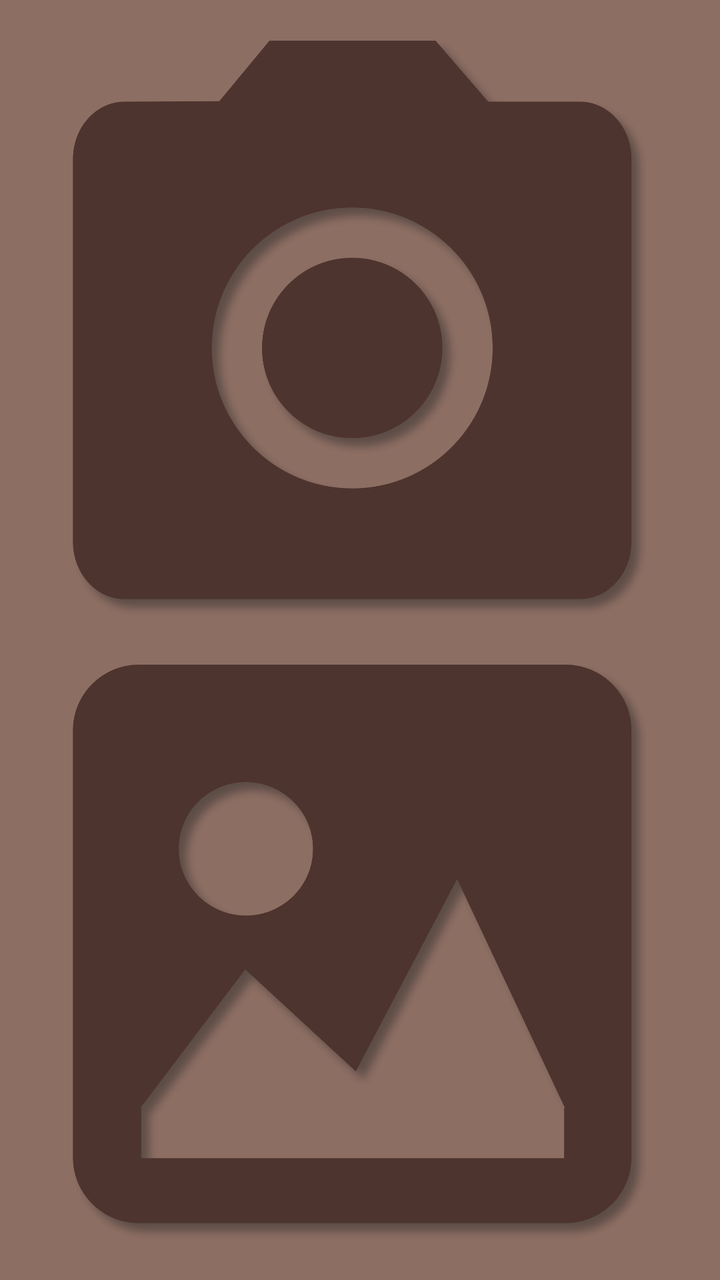
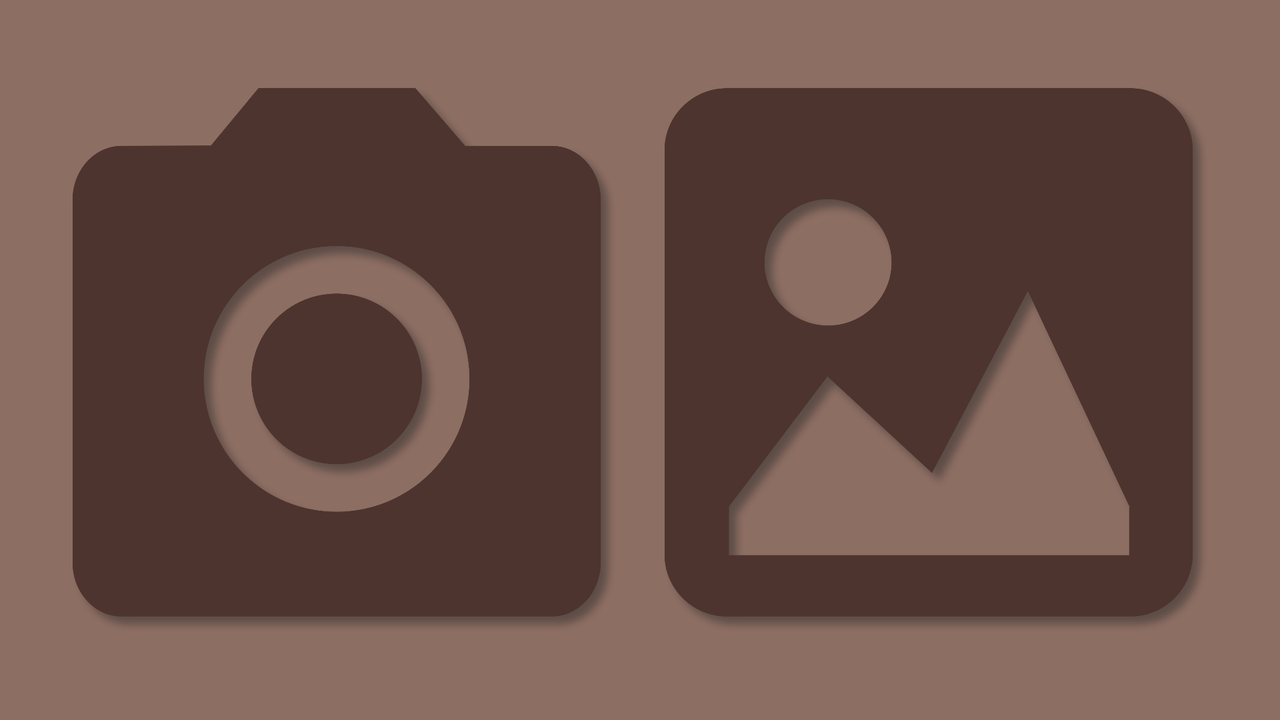

First picture: res/layout/ on a phone held upright. Second picture: the repository's own variant of that layout, on a device whose configuration matches the variant's folder. Source for both follows.
<!-- AndroidManifest.xml: application theme AppTheme -->
<!-- res/layout/fragment_main.xml -->
<?xml version="1.0" encoding="utf-8"?>
<LinearLayout xmlns:android="http://schemas.android.com/apk/res/android"
	android:layout_width="match_parent"
	android:layout_height="match_parent"
	android:padding="@dimen/modest"
	android:orientation="vertical">

	<ImageButton
		android:id="@+id/fragment_main_button_camera"
		android:layout_width="wrap_content"
		android:layout_height="0dp"
		android:layout_marginBottom="@dimen/modest"
		android:layout_weight="1"
		android:background="@android:color/transparent"
		android:scaleType="centerInside"
		android:src="@drawable/background_camera_button"
		android:text="@string/camera" />

	<ImageButton
		android:id="@+id/fragment_main_button_gallery"
		android:layout_width="wrap_content"
		android:layout_height="0dp"
		android:layout_weight="1"
		android:background="@android:color/transparent"
		android:scaleType="centerInside"
		android:src="@drawable/background_gallery_button"
		android:text="@string/gallery" />
</LinearLayout>
<!-- resources referenced by this layout -->
<resources>
  <dimen name="modest">16dp</dimen>
  <!-- drawable background_camera_button (drawable) -->
  <?xml version="1.0" encoding="utf-8"?>
  <selector xmlns:android="http://schemas.android.com/apk/res/android">
  	<item android:state_enabled="false" android:drawable="@drawable/camera_disabled" />
  	<item android:state_pressed="true" android:drawable="@drawable/camera_pressed" />
  	<item android:drawable="@drawable/camera_normal" />
  </selector>
  <!-- drawable background_gallery_button (drawable) -->
  <?xml version="1.0" encoding="utf-8"?>
  <selector xmlns:android="http://schemas.android.com/apk/res/android">
  	<item android:state_enabled="false" android:drawable="@drawable/gallery_disabled" />
  	<item android:state_pressed="true" android:drawable="@drawable/gallery_pressed" />
  	<item android:drawable="@drawable/gallery_normal" />
  </selector>
  <string name="camera">Camera</string>
  <string name="gallery">Gallery</string>
  <style name="AppTheme" parent="Theme.AppCompat.Light.NoActionBar">
  		
  		<item name="colorPrimary">@color/colorPrimary</item>
  		<item name="colorPrimaryDark">@color/colorPrimaryDark</item>
  		<item name="colorAccent">@color/colorAccent</item>
  
  		<item name="android:colorBackground">@color/colorPrimary</item>
  		<item name="android:windowBackground">@color/colorPrimary</item>
  		<item name="android:alertDialogTheme">@style/DialogStyle</item>
  
  		<item name="android:textColorPrimary">@color/textColorPrimary</item>
  		<item name="android:textColorSecondary">@color/textColorSecondary</item>
  		<item name="android:textColorTertiary">@color/colorAccent</item>
  
  		<item name="android:buttonStyle">@style/ButtonStyle</item>
  	</style>
  <!-- drawable camera_disabled: png bitmap (drawable-xxxhdpi, 109068 bytes) -->
  <!-- drawable camera_pressed: png bitmap (drawable-xxxhdpi, 377739 bytes) -->
  <!-- drawable camera_normal: png bitmap (drawable-xxxhdpi, 367737 bytes) -->
  <!-- drawable gallery_disabled: png bitmap (drawable-xxxhdpi, 101467 bytes) -->
  <!-- drawable gallery_pressed: png bitmap (drawable-xxxhdpi, 371886 bytes) -->
  <!-- drawable gallery_normal: png bitmap (drawable-xxxhdpi, 367269 bytes) -->
  <color name="colorPrimary">#8d6e63</color>
  <color name="colorPrimaryDark">#4e342e</color>
  <color name="colorAccent">#ffc400</color>
  <style name="DialogStyle" parent="@style/Theme.AppCompat.Light.Dialog">
  		<item name="android:background">@color/colorPrimary</item>
  
  		<item name="colorPrimary">@color/colorPrimary</item>
  		<item name="colorPrimaryDark">@color/colorPrimaryDark</item>
  		<item name="colorAccent">@color/colorAccent</item>
  
  		<item name="android:textColorPrimary">@color/textColorPrimary</item>
  		<item name="android:textColorSecondary">@color/textColorSecondary</item>
  		<item name="android:textColorTertiary">@color/colorAccent</item>
  		<item name="android:textColorAlertDialogListItem">@color/textColorSecondary</item>
  	</style>
  <color name="textColorPrimary">#eeeeee</color>
  <color name="textColorSecondary">#FFE0E0E0</color>
  <style name="ButtonStyle" parent="Base.Widget.AppCompat.Button">
  		<item name="android:background">@color/colorPrimaryDark</item>
  		<item name="android:padding">@dimen/minor</item>
  		<item name="android:gravity">center</item>
  	</style>
  <dimen name="minor">8dp</dimen>
</resources>
<!-- res/layout-land/fragment_main.xml (the repository's variant of the layout above) -->
<!-- drawn on the phone turned sideways -->
<?xml version="1.0" encoding="utf-8"?>
<LinearLayout xmlns:android="http://schemas.android.com/apk/res/android"
	xmlns:tools="http://schemas.android.com/tools"
	android:layout_width="match_parent"
	android:layout_height="match_parent"
	android:padding="@dimen/rich"
	android:orientation="horizontal">

	<ImageButton
		android:id="@+id/fragment_main_button_camera"
		android:layout_width="0dp"
		android:layout_height="match_parent"
		android:layout_marginRight="@dimen/modest"
		android:layout_weight="1"
		android:background="@android:color/transparent"
		android:scaleType="centerInside"
		android:src="@drawable/background_camera_button"
		android:text="@string/camera"
		tools:ignore="RtlHardcoded" />

	<ImageButton
		android:id="@+id/fragment_main_button_gallery"
		android:layout_width="0dp"
		android:layout_height="match_parent"
		android:layout_weight="1"
		android:background="@android:color/transparent"
		android:scaleType="centerInside"
		android:src="@drawable/background_gallery_button"
		android:text="@string/gallery" />
</LinearLayout>
<!-- resources referenced by the variant -->
<!-- as the phone turned sideways resolves them -->
<resources>
  <dimen name="modest">16dp</dimen>
  <dimen name="rich">32dp</dimen>
  <!-- drawable background_camera_button (drawable) -->
  <?xml version="1.0" encoding="utf-8"?>
  <selector xmlns:android="http://schemas.android.com/apk/res/android">
  	<item android:state_enabled="false" android:drawable="@drawable/camera_disabled" />
  	<item android:state_pressed="true" android:drawable="@drawable/camera_pressed" />
  	<item android:drawable="@drawable/camera_normal" />
  </selector>
  <!-- drawable background_gallery_button (drawable) -->
  <?xml version="1.0" encoding="utf-8"?>
  <selector xmlns:android="http://schemas.android.com/apk/res/android">
  	<item android:state_enabled="false" android:drawable="@drawable/gallery_disabled" />
  	<item android:state_pressed="true" android:drawable="@drawable/gallery_pressed" />
  	<item android:drawable="@drawable/gallery_normal" />
  </selector>
  <string name="camera">Camera</string>
  <string name="gallery">Gallery</string>
  <style name="AppTheme" parent="Theme.AppCompat.Light.NoActionBar">
  		
  		<item name="colorPrimary">@color/colorPrimary</item>
  		<item name="colorPrimaryDark">@color/colorPrimaryDark</item>
  		<item name="colorAccent">@color/colorAccent</item>
  
  		<item name="android:colorBackground">@color/colorPrimary</item>
  		<item name="android:windowBackground">@color/colorPrimary</item>
  		<item name="android:alertDialogTheme">@style/DialogStyle</item>
  
  		<item name="android:textColorPrimary">@color/textColorPrimary</item>
  		<item name="android:textColorSecondary">@color/textColorSecondary</item>
  		<item name="android:textColorTertiary">@color/colorAccent</item>
  
  		<item name="android:buttonStyle">@style/ButtonStyle</item>
  	</style>
  <!-- drawable camera_disabled: png bitmap (drawable-xxxhdpi, 109068 bytes) -->
  <!-- drawable camera_pressed: png bitmap (drawable-xxxhdpi, 377739 bytes) -->
  <!-- drawable camera_normal: png bitmap (drawable-xxxhdpi, 367737 bytes) -->
  <!-- drawable gallery_disabled: png bitmap (drawable-xxxhdpi, 101467 bytes) -->
  <!-- drawable gallery_pressed: png bitmap (drawable-xxxhdpi, 371886 bytes) -->
  <!-- drawable gallery_normal: png bitmap (drawable-xxxhdpi, 367269 bytes) -->
  <color name="colorPrimary">#8d6e63</color>
  <color name="colorPrimaryDark">#4e342e</color>
  <color name="colorAccent">#ffc400</color>
  <style name="DialogStyle" parent="@style/Theme.AppCompat.Light.Dialog">
  		<item name="android:background">@color/colorPrimary</item>
  
  		<item name="colorPrimary">@color/colorPrimary</item>
  		<item name="colorPrimaryDark">@color/colorPrimaryDark</item>
  		<item name="colorAccent">@color/colorAccent</item>
  
  		<item name="android:textColorPrimary">@color/textColorPrimary</item>
  		<item name="android:textColorSecondary">@color/textColorSecondary</item>
  		<item name="android:textColorTertiary">@color/colorAccent</item>
  		<item name="android:textColorAlertDialogListItem">@color/textColorSecondary</item>
  	</style>
  <color name="textColorPrimary">#eeeeee</color>
  <color name="textColorSecondary">#FFE0E0E0</color>
  <style name="ButtonStyle" parent="Base.Widget.AppCompat.Button">
  		<item name="android:background">@color/colorPrimaryDark</item>
  		<item name="android:padding">@dimen/minor</item>
  		<item name="android:gravity">center</item>
  	</style>
  <dimen name="minor">8dp</dimen>
</resources>
